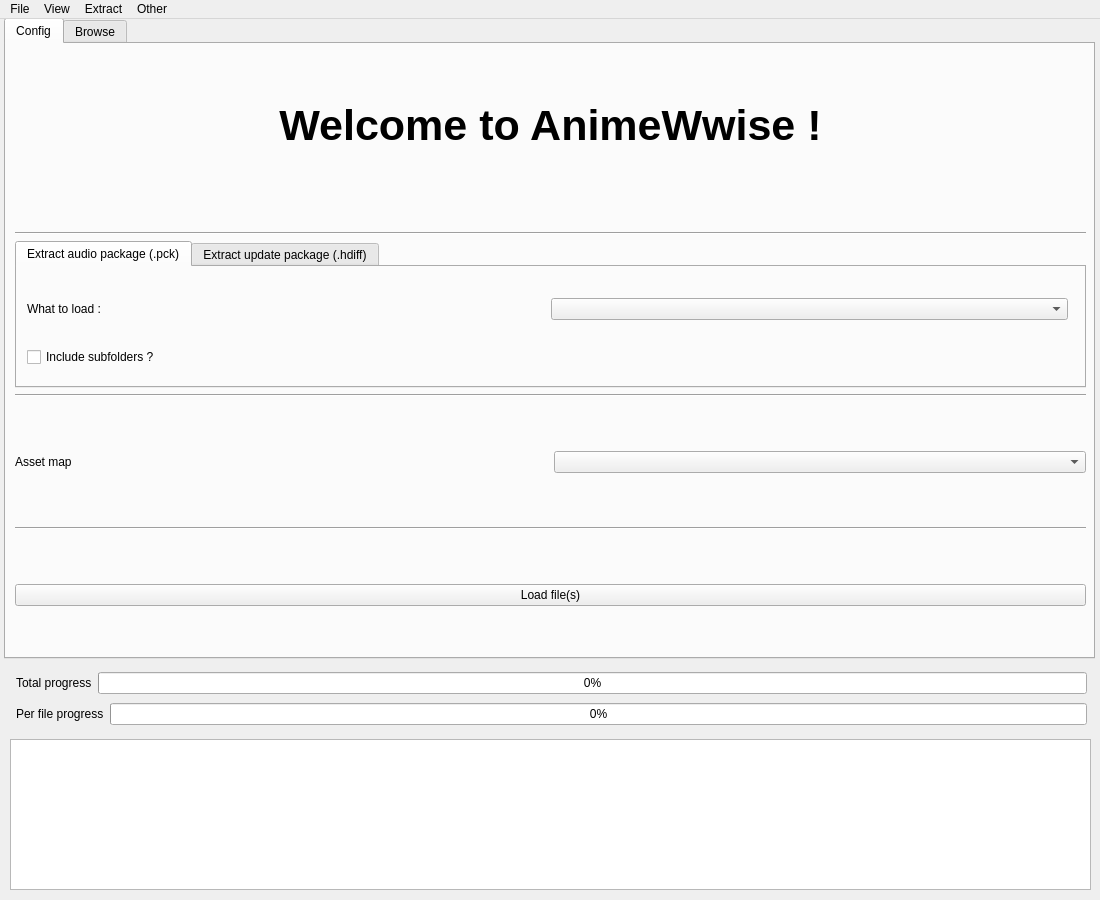
<?xml version="1.0" encoding="UTF-8"?>
<ui version="4.0">
 <class>AnimeWwise</class>
 <widget class="QMainWindow" name="AnimeWwise">
  <property name="windowModality">
   <enum>Qt::NonModal</enum>
  </property>
  <property name="enabled">
   <bool>true</bool>
  </property>
  <property name="geometry">
   <rect>
    <x>0</x>
    <y>0</y>
    <width>1100</width>
    <height>900</height>
   </rect>
  </property>
  <property name="minimumSize">
   <size>
    <width>1100</width>
    <height>900</height>
   </size>
  </property>
  <property name="maximumSize">
   <size>
    <width>1100</width>
    <height>900</height>
   </size>
  </property>
  <property name="windowTitle">
   <string>AnimeWwise</string>
  </property>
  <widget class="QWidget" name="centralwidget">
   <widget class="QTabWidget" name="tabs">
    <property name="geometry">
     <rect>
      <x>4</x>
      <y>-1</y>
      <width>1091</width>
      <height>641</height>
     </rect>
    </property>
    <property name="currentIndex">
     <number>0</number>
    </property>
    <property name="usesScrollButtons">
     <bool>true</bool>
    </property>
    <property name="documentMode">
     <bool>false</bool>
    </property>
    <property name="tabsClosable">
     <bool>false</bool>
    </property>
    <property name="movable">
     <bool>false</bool>
    </property>
    <property name="tabBarAutoHide">
     <bool>false</bool>
    </property>
    <widget class="QWidget" name="configTab">
     <property name="enabled">
      <bool>true</bool>
     </property>
     <attribute name="title">
      <string>Config</string>
     </attribute>
     <widget class="QWidget" name="verticalLayoutWidget">
      <property name="geometry">
       <rect>
        <x>9</x>
        <y>9</y>
        <width>1071</width>
        <height>601</height>
       </rect>
      </property>
      <layout class="QVBoxLayout" name="mainVLayout">
       <item>
        <widget class="QLabel" name="paddingB">
         <property name="text">
          <string>

</string>
         </property>
        </widget>
       </item>
       <item>
        <layout class="QHBoxLayout" name="titleCenter">
         <property name="spacing">
          <number>2</number>
         </property>
         <item>
          <widget class="QLabel" name="appTitle">
           <property name="font">
            <font>
             <pointsize>32</pointsize>
             <weight>75</weight>
             <bold>true</bold>
            </font>
           </property>
           <property name="text">
            <string>Welcome to AnimeWwise !</string>
           </property>
           <property name="alignment">
            <set>Qt::AlignCenter</set>
           </property>
          </widget>
         </item>
        </layout>
       </item>
       <item>
        <layout class="QVBoxLayout" name="verticalLayout">
         <item>
          <widget class="QLabel" name="paddingA">
           <property name="text">
            <string>



</string>
           </property>
          </widget>
         </item>
        </layout>
       </item>
       <item>
        <widget class="Line" name="lineAgain">
         <property name="orientation">
          <enum>Qt::Horizontal</enum>
         </property>
        </widget>
       </item>
       <item>
        <widget class="QTabWidget" name="extractsTabs">
         <property name="enabled">
          <bool>true</bool>
         </property>
         <property name="currentIndex">
          <number>0</number>
         </property>
         <widget class="QWidget" name="pckExtract">
          <attribute name="title">
           <string>Extract audio package (.pck)</string>
          </attribute>
          <widget class="QWidget" name="gridLayoutWidget">
           <property name="geometry">
            <rect>
             <x>10</x>
             <y>10</y>
             <width>1041</width>
             <height>111</height>
            </rect>
           </property>
           <layout class="QGridLayout" name="pckGrid">
            <item row="0" column="2">
             <widget class="QComboBox" name="pckLoadTypeCombo"/>
            </item>
            <item row="0" column="1">
             <widget class="QLabel" name="pckLoadType">
              <property name="text">
               <string>What to load :</string>
              </property>
             </widget>
            </item>
            <item row="1" column="1">
             <widget class="QCheckBox" name="pckSubFold">
              <property name="enabled">
               <bool>true</bool>
              </property>
              <property name="text">
               <string>Include subfolders ?</string>
              </property>
             </widget>
            </item>
            <item row="1" column="2">
             <widget class="QLabel" name="pckPadding">
              <property name="text">
               <string/>
              </property>
             </widget>
            </item>
           </layout>
          </widget>
         </widget>
         <widget class="QWidget" name="hdiffExtract">
          <attribute name="title">
           <string>Extract update package (.hdiff)</string>
          </attribute>
          <widget class="QWidget" name="gridLayoutWidget_2">
           <property name="geometry">
            <rect>
             <x>10</x>
             <y>10</y>
             <width>1041</width>
             <height>111</height>
            </rect>
           </property>
           <layout class="QGridLayout" name="hdiffGrid">
            <item row="1" column="0">
             <widget class="QLabel" name="altInputLabel">
              <property name="text">
               <string>Diff folder</string>
              </property>
             </widget>
            </item>
            <item row="1" column="2">
             <widget class="QPushButton" name="changeAltInput">
              <property name="enabled">
               <bool>true</bool>
              </property>
              <property name="text">
               <string>Select</string>
              </property>
             </widget>
            </item>
            <item row="1" column="1">
             <widget class="QLineEdit" name="altInputPath">
              <property name="enabled">
               <bool>true</bool>
              </property>
              <property name="readOnly">
               <bool>true</bool>
              </property>
             </widget>
            </item>
            <item row="0" column="0" colspan="3">
             <widget class="QLabel" name="label">
              <property name="font">
               <font>
                <weight>75</weight>
                <bold>true</bold>
               </font>
              </property>
              <property name="text">
               <string>Select here the folder containing the .hdiff files present in the game update package. And for the input folder asked upon loading, select the game audio folder before the update !
Subfolders are disabled in this mode, make sure to be in the correct place. For any help check the README.md or ask on discord.</string>
              </property>
              <property name="alignment">
               <set>Qt::AlignCenter</set>
              </property>
             </widget>
            </item>
           </layout>
          </widget>
         </widget>
        </widget>
       </item>
       <item>
        <widget class="Line" name="separatorA">
         <property name="orientation">
          <enum>Qt::Horizontal</enum>
         </property>
        </widget>
       </item>
       <item>
        <widget class="QLabel" name="paddingC">
         <property name="text">
          <string>

</string>
         </property>
        </widget>
       </item>
       <item>
        <layout class="QGridLayout" name="settingsGrid">
         <item row="0" column="0">
          <widget class="QLabel" name="assetMapLabel">
           <property name="text">
            <string>Asset map</string>
           </property>
          </widget>
         </item>
         <item row="0" column="1">
          <widget class="QComboBox" name="assetMap"/>
         </item>
        </layout>
       </item>
       <item>
        <widget class="QLabel" name="paddingD">
         <property name="text">
          <string>

</string>
         </property>
        </widget>
       </item>
       <item>
        <widget class="Line" name="separatorB">
         <property name="orientation">
          <enum>Qt::Horizontal</enum>
         </property>
        </widget>
       </item>
       <item>
        <layout class="QVBoxLayout" name="loadLayout">
         <item>
          <widget class="QLabel" name="paddingE">
           <property name="text">
            <string>

</string>
           </property>
          </widget>
         </item>
         <item>
          <widget class="QPushButton" name="loadFilesButton">
           <property name="text">
            <string>Load file(s)</string>
           </property>
          </widget>
         </item>
         <item>
          <widget class="QLabel" name="paddingF">
           <property name="text">
            <string>

</string>
           </property>
          </widget>
         </item>
        </layout>
       </item>
      </layout>
     </widget>
    </widget>
    <widget class="QWidget" name="browseTab">
     <attribute name="title">
      <string>Browse</string>
     </attribute>
     <widget class="QTreeWidget" name="treeWidget">
      <property name="geometry">
       <rect>
        <x>0</x>
        <y>20</y>
        <width>1081</width>
        <height>551</height>
       </rect>
      </property>
      <property name="columnCount">
       <number>1</number>
      </property>
      <column>
       <property name="text">
        <string notr="true">1</string>
       </property>
      </column>
     </widget>
     <widget class="QLineEdit" name="searchAsset">
      <property name="geometry">
       <rect>
        <x>2</x>
        <y>1</y>
        <width>1081</width>
        <height>21</height>
       </rect>
      </property>
      <property name="placeholderText">
       <string>Search something...</string>
      </property>
     </widget>
     <widget class="QWidget" name="horizontalLayoutWidget">
      <property name="geometry">
       <rect>
        <x>10</x>
        <y>580</y>
        <width>1061</width>
        <height>31</height>
       </rect>
      </property>
      <layout class="QHBoxLayout" name="horizontalLayout">
       <item>
        <widget class="QLabel" name="audioInfoLabel">
         <property name="text">
          <string>Click on an audio file to get more infos !</string>
         </property>
        </widget>
       </item>
      </layout>
     </widget>
    </widget>
   </widget>
   <widget class="QTextEdit" name="console">
    <property name="geometry">
     <rect>
      <x>10</x>
      <y>720</y>
      <width>1081</width>
      <height>151</height>
     </rect>
    </property>
    <property name="maximumSize">
     <size>
      <width>16777215</width>
      <height>220</height>
     </size>
    </property>
    <property name="acceptDrops">
     <bool>false</bool>
    </property>
    <property name="toolTipDuration">
     <number>0</number>
    </property>
    <property name="readOnly">
     <bool>true</bool>
    </property>
   </widget>
   <widget class="QWidget" name="layoutWidget">
    <property name="geometry">
     <rect>
      <x>16</x>
      <y>650</y>
      <width>1071</width>
      <height>61</height>
     </rect>
    </property>
    <layout class="QVBoxLayout" name="progressWrapperLayout">
     <item>
      <layout class="QHBoxLayout" name="totalProgressLayout">
       <item>
        <widget class="QLabel" name="totalProgressLabel">
         <property name="text">
          <string>Total progress</string>
         </property>
        </widget>
       </item>
       <item>
        <widget class="QProgressBar" name="totalProgress">
         <property name="value">
          <number>0</number>
         </property>
        </widget>
       </item>
      </layout>
     </item>
     <item>
      <layout class="QHBoxLayout" name="fileProgressLayout">
       <item>
        <widget class="QLabel" name="fileProgressLabel">
         <property name="text">
          <string>Per file progress</string>
         </property>
        </widget>
       </item>
       <item>
        <widget class="QProgressBar" name="fileProgress">
         <property name="value">
          <number>0</number>
         </property>
        </widget>
       </item>
      </layout>
     </item>
    </layout>
   </widget>
  </widget>
  <widget class="QMenuBar" name="menubar">
   <property name="geometry">
    <rect>
     <x>0</x>
     <y>0</y>
     <width>1100</width>
     <height>21</height>
    </rect>
   </property>
   <widget class="QMenu" name="menuFile">
    <property name="title">
     <string>File</string>
    </property>
    <addaction name="actionReset"/>
    <addaction name="separator"/>
    <addaction name="actionExit"/>
   </widget>
   <widget class="QMenu" name="menuExtract">
    <property name="title">
     <string>Extract</string>
    </property>
    <widget class="QMenu" name="menuOutput_format">
     <property name="title">
      <string>Output format</string>
     </property>
     <addaction name="actionformat"/>
    </widget>
    <addaction name="menuOutput_format"/>
    <addaction name="separator"/>
    <addaction name="actionExtract_All"/>
    <addaction name="actionExtract_Selected"/>
   </widget>
   <widget class="QMenu" name="menuOther">
    <property name="title">
     <string>Other</string>
    </property>
    <addaction name="actionReport_a_bug"/>
    <addaction name="actionSource_code"/>
    <addaction name="actionDiscord"/>
   </widget>
   <widget class="QMenu" name="menuView">
    <property name="title">
     <string>View</string>
    </property>
    <addaction name="actionExpand_all"/>
    <addaction name="actionCollapse_all"/>
   </widget>
   <addaction name="menuFile"/>
   <addaction name="menuView"/>
   <addaction name="menuExtract"/>
   <addaction name="menuOther"/>
  </widget>
  <action name="actionnot_working_here_yet">
   <property name="text">
    <string>not working here yet</string>
   </property>
  </action>
  <action name="actionExtractAll">
   <property name="text">
    <string>All files</string>
   </property>
  </action>
  <action name="actionExtractSelected">
   <property name="text">
    <string>Selected files</string>
   </property>
  </action>
  <action name="actionReset">
   <property name="text">
    <string>Reset</string>
   </property>
  </action>
  <action name="actionExit">
   <property name="text">
    <string>Exit</string>
   </property>
  </action>
  <action name="actionExtract_All">
   <property name="enabled">
    <bool>false</bool>
   </property>
   <property name="text">
    <string>Extract All</string>
   </property>
  </action>
  <action name="actionExtract_Selected">
   <property name="enabled">
    <bool>false</bool>
   </property>
   <property name="text">
    <string>Extract Selected</string>
   </property>
  </action>
  <action name="actionReport_a_bug">
   <property name="text">
    <string>Report a bug</string>
   </property>
  </action>
  <action name="actionSource_code">
   <property name="text">
    <string>Source code</string>
   </property>
  </action>
  <action name="actionDiscord">
   <property name="text">
    <string>Discord</string>
   </property>
  </action>
  <action name="actionformat">
   <property name="enabled">
    <bool>false</bool>
   </property>
   <property name="text">
    <string>format</string>
   </property>
   <property name="visible">
    <bool>false</bool>
   </property>
  </action>
  <action name="actionExpand_all">
   <property name="enabled">
    <bool>false</bool>
   </property>
   <property name="text">
    <string>Expand all</string>
   </property>
  </action>
  <action name="actionCollapse_all">
   <property name="enabled">
    <bool>false</bool>
   </property>
   <property name="text">
    <string>Collapse all</string>
   </property>
  </action>
 </widget>
 <tabstops>
  <tabstop>tabs</tabstop>
 </tabstops>
 <resources/>
 <connections/>
</ui>
